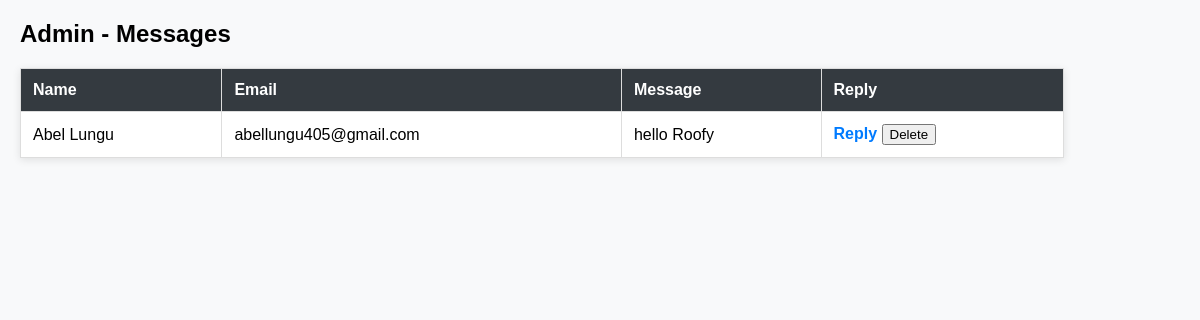
The page /admin/messages on the database its author committed.
### tables this page shows
CREATE TABLE messages (
    id INTEGER PRIMARY KEY AUTOINCREMENT,
    name TEXT,
    email TEXT,
    message TEXT
);

### app.py (the view)
@app.route("/admin/messages")
def admin_messages():
    conn = sqlite3.connect("database.db")
    conn.row_factory = sqlite3.Row  # 👈 important (lets you use msg["name"])
    cursor = conn.cursor()
    cursor.execute("SELECT * FROM messages ORDER BY id DESC")
    messages = cursor.fetchall()
    conn.close()
    return render_template("admin_messages.html", messages=messages)

### templates/admin_messages.html (shortened to what this page needs)
<!DOCTYPE html>
<html lang="en">
<head>
</head>
<body>
    <h2>Admin - Messages</h2>
    <table>
        <tr>
            <th>Name</th>
            <th>Email</th>
            <th>Message</th>
            <th>Reply</th>
        </tr>
        {% for msg in messages %}
        <tr>
            <td>{{ msg["name"] }}</td>
            <td>{{ msg["email"] }}</td>
            <td>{{ msg["message"] }}</td>
            <td>
                <a href="mailto:{{ msg['email'] }}">Reply</a>
                <form action="{{ url_for('delete_message', id=msg['id']) }}" method="POST" style="display:inline;">
            <button type="submit" onclick="return confirm('Delete this message?');">
                Delete
            </button>
        </form>
    </td>
</tr>
{% endfor %}
</body>

### templates/admin_messages.html (style rules this page uses)
body { font-family: Arial, sans-serif; margin: 20px; background-color: #f8f9fa; }
h2 { margin-bottom: 20px; }
table { width: 90%; border-collapse: collapse; background-color: white; box-shadow: 0 2px 8px rgba(0,0,0,0.1); }
th, td { padding: 12px; border: 1px solid #ddd; text-align: left; }
th { background-color: #343a40; color: white; }
a { color: #007bff; text-decoration: none; font-weight: bold; }

### rows shown on the page
messages: name "Abel Lungu", email "abellungu405@gmail.com", message "hello Roofy"
